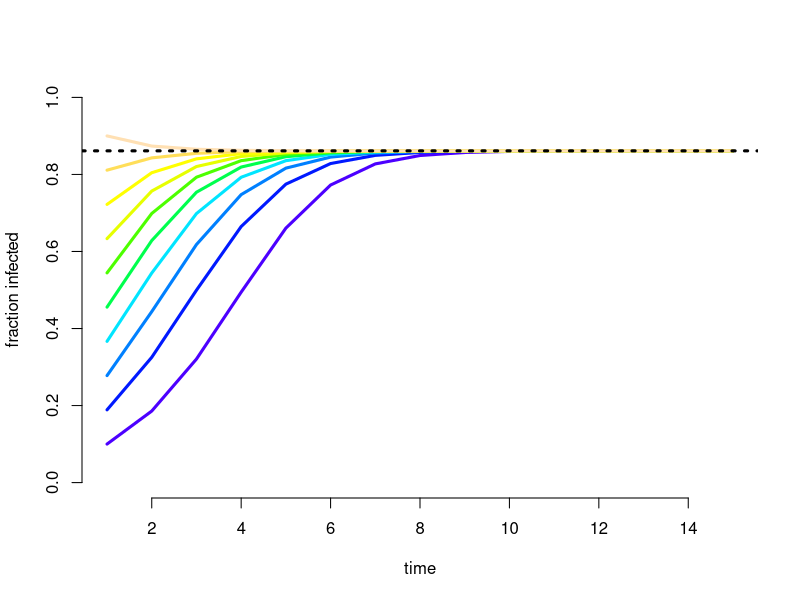

This chart was generated by the following R code:
# simulator for the SIS model 
# I(t)=(1-gamma)*I(t-1)+(1-I(t-1))*(1-exp(-p*C*I(t-1)))
# choose parameters
C=1.5 # contact rate per time step (1) 0.134748200789793007310999
p=0.75 # transmission probability (0.5)
gamma=0.1 # removal probability (0.1)
Tf=15 # length of run 
I0=seq(0.1,0.9,length=10) # vector of initial infected frequencies


###################
# simulation code #
###################
cols=topo.colors(length(I0))
f=function(I)(1-gamma)*I+(1-I)*(1-exp(-p*C*I)) # the update function for the recursion I(t)=f(I(t-1))
n=length(I0) # number of initial conditions
I=matrix(NA,Tf,n) # matrix to hold the output of the simulations. Columns are different initial conditions and rows are time
I[1,]=I0 # first row has the initial frequencies
for(t in 2:Tf){ # loop to simulate the model
 I[t,]=f(I[t-1,]) # vectorized updates i.e. simulate for all initial frequencies at once
  }

matplot(1:Tf,I,type="l",lwd=3,lty=1,col=cols,bty="n",xlab="time",ylab="fraction infected",ylim=c(0,1)) # plot the matrix of simulations using the "matrix plot" command
# ^^ plots all of a matrix at once, column by column


# solving for the non-trivial equilibrium
# assuming it exists
g=function(I)f(I)-I # the function whose zeros correspond to equilibria
I.star=0 # default if there is no positive solution
I.star=uniroot(g,interval=c(0.01,1))$root # find the root 
abline(h=I.star,lty=3,lwd=3) # plot as a horizontal line
